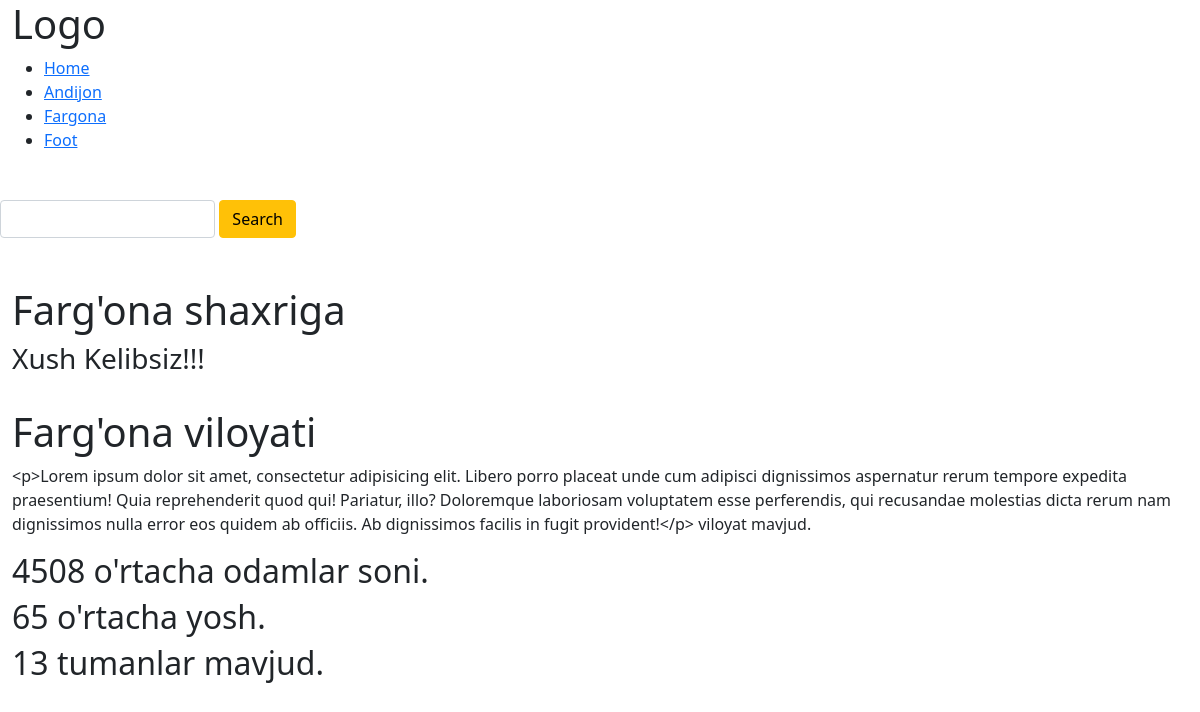
The app's page /far/ with its own data.
### blog/models.py (models this page shows, shortened)
class Fargona(models.Model):
    class Meta:
        verbose_name = 'Fargona'
        verbose_name_plural = 'Fargona'
    viloyat = models.CharField(max_length=50)
    viloyat_haqida = models.TextField(max_length=8700)
    odamlar_soni = models.IntegerField()
    ortacha_yosh = models.IntegerField()
    tumanlar_soni = models.IntegerField()
    image = models.ImageField(null=True)

### blog/views.py (the view)
# urls.py: path("far/",fargona),
def fargona(request):
    fargona = Fargona.objects.all()
    context = {
        "fargona": fargona
    }
    return render(request, "fargona.html",context)

### templates/fargona.html (shortened to what this page needs)
{% extends 'asosiy.html' %}
{% block  content %}
    <div class="container">
    {% for x in fargona %}
        <div class="fargona">
            <h1>Farg'ona shaxriga </h1>
            <h3>Xush Kelibsiz!!!</h3>
            <h1>{{ x.viloyat }} viloyati</h1>
            <p>{{ x.viloyat_haqida }} viloyat mavjud.</p>
            <h2>{{ x.odamlar_soni }} o'rtacha odamlar soni.</h2>
            <h2>{{ x.ortacha_yosh }} o'rtacha yosh.</h2>
            <h2>{{ x.tumanlar_soni }} tumanlar mavjud.</h2>
        </div>
    {% endfor %}
    </div>
{% endblock  %}

### static/style.css (style rules this page uses)
* { margin: 0; padding: 0; box-sizing: border-box; }
.container { margin-left: auto; margin-right: auto; max-width: 1250px; }

### records on screen
Fargona: viloyat "Farg'ona", viloyat_haqida "<p>Lorem ipsum dolor sit amet, consectetur adipisicing elit. Libero porro placeat unde cum adipisci dignissimos aspernatur rerum tempore expedita praesentium! Quia reprehenderit quod qui! Pariatur, illo? Doloremque laboriosam voluptatem esse perferendis, qui recusandae molestias dicta rerum nam dignissimos nulla error eos quidem ab officiis. Ab dignissimos facilis in fugit provident!</p>", odamlar_soni "4508", ortacha_yosh "65", tumanlar_soni "13"
